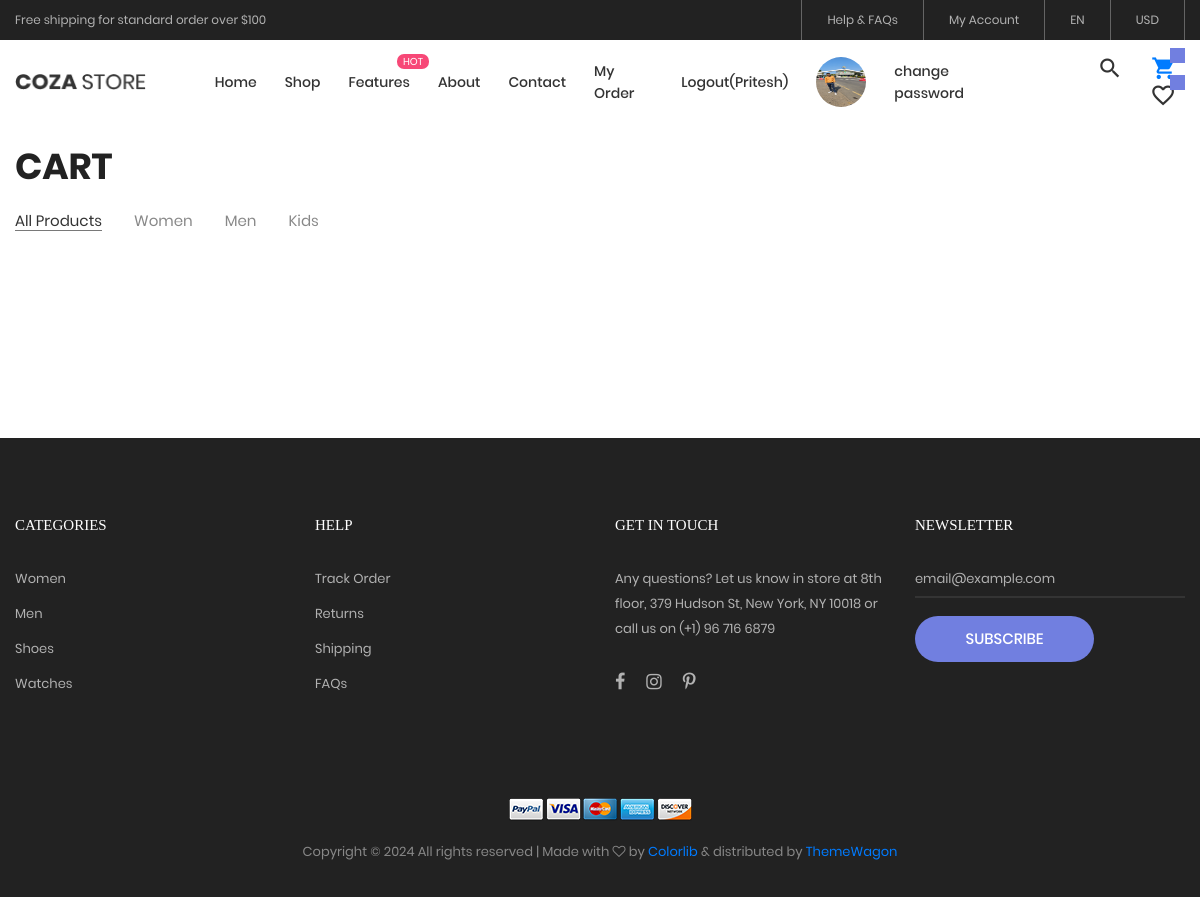
Page /myorder/ (signed in) on the earlier database version.
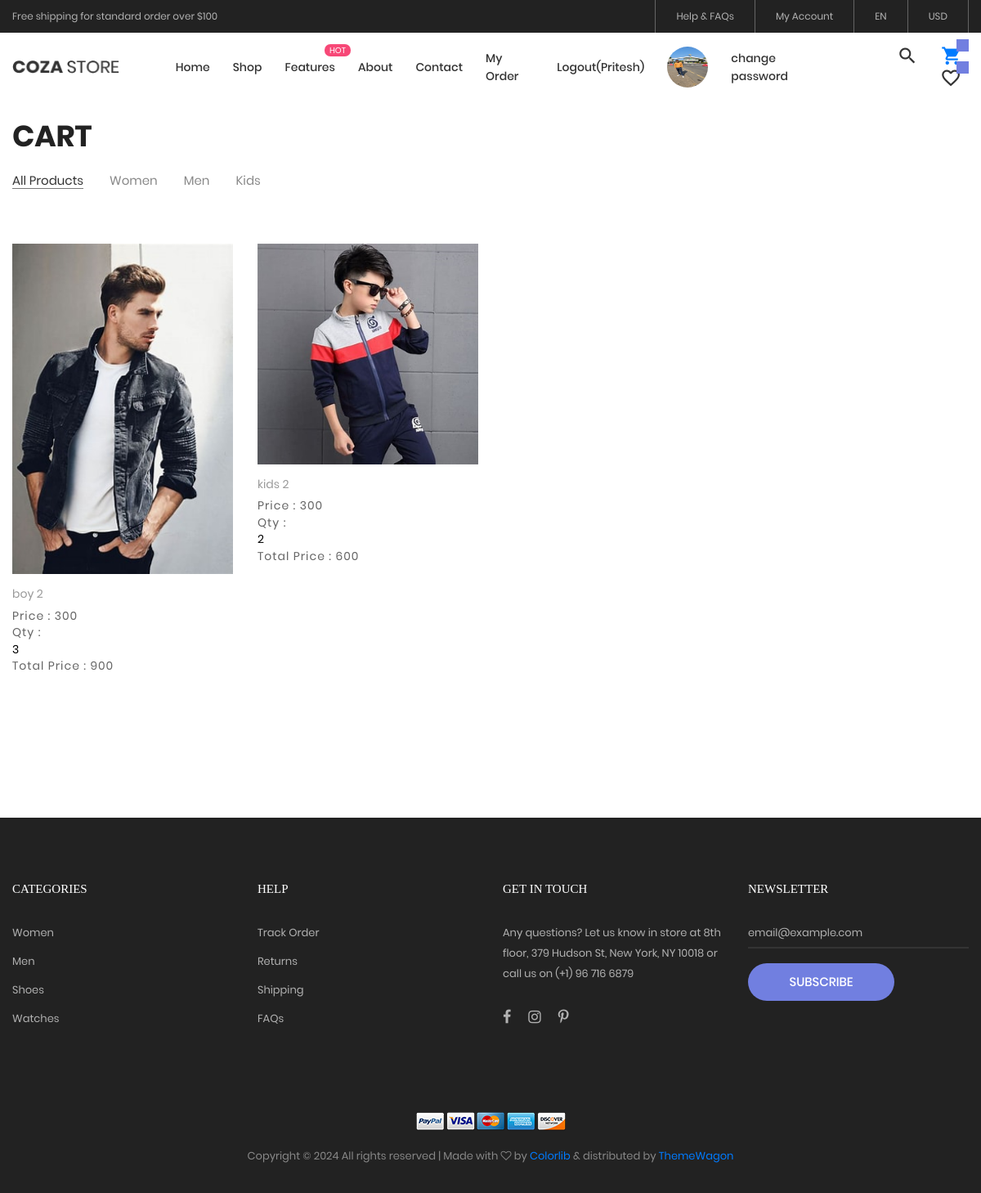
Same page on the later database version.
### myapp/models.py (models this page shows, shortened)
class User(models.Model):
    fname=models.CharField(max_length=100)
    lname=models.CharField(max_length=100)
    email=models.EmailField(unique=True)
    mobile=models.PositiveBigIntegerField()
    address=models.TextField()
    password=models.CharField(max_length=100)
    profile_picture=models.ImageField(upload_to='profile_picture/')
    usertype=models.CharField(max_length=100,default="buyer")

class Cart(models.Model):
    user=models.ForeignKey(User,on_delete=models.CASCADE)
    product=models.ForeignKey(Product,on_delete=models.CASCADE)
    date=models.DateTimeField(default=timezone.now)
    product_price=models.PositiveBigIntegerField()
    product_qty=models.PositiveBigIntegerField()
    total_price=models.PositiveBigIntegerField()
    payment_status=models.BooleanField(default=False)

class Product(models.Model):
    category=(
        ('men','men'),
        ('women','women'),
        ('kids','kids')
        )
    seller=models.ForeignKey(User,on_delete=models.CASCADE)
    product_category=models.CharField(max_length=100,choices=category)
    product_name=models.CharField(max_length=100)
    product_price=models.PositiveBigIntegerField()
    product_desc=models.TextField()
    product_image=models.ImageField(upload_to='product_image/')

### myapp/views.py (the view)
# urls.py: path('myorder/',views.myorder,name='myorder'),
def myorder(request):
    user=User.objects.get(email=request.session['email'])
    carts=Cart.objects.filter(user=user,payment_status=True)
    return render(request,'myorder.html',{'carts':carts})

### myapp/templates/myorder.html (shortened to what this page needs)
{% extends 'header.html' %}
{% load static %}
{% block content %}
<!DOCTYPE html>
<html lang="en">
<head>
</head>
<body class="animsition">
	<section class="bg0 p-t-23 p-b-140">
		<div class="container">
			<div class="p-b-10">
				<h3 class="ltext-103 cl5">
					Cart
				</h3>
			</div>
			<div class="flex-w flex-sb-m p-b-52">
				<div class="flex-w flex-l-m filter-tope-group m-tb-10">
					<button class="stext-106 cl6 hov1 bor3 trans-04 m-r-32 m-tb-5 how-active1" data-filter="*">
						All Products
					</button>
					<button class="stext-106 cl6 hov1 bor3 trans-04 m-r-32 m-tb-5" data-filter=".women">
						Women
					</button>
					<button class="stext-106 cl6 hov1 bor3 trans-04 m-r-32 m-tb-5" data-filter=".men">
						Men
					</button>
					<button class="stext-106 cl6 hov1 bor3 trans-04 m-r-32 m-tb-5" data-filter=".bag">
						Kids
					</button>
				</div>
			</div>
			<div class="row isotope-grid">
				{% for i in carts %}
				<div class="col-sm-6 col-md-4 col-lg-3 p-b-35 isotope-item women">
					<div class="block2">
						<div class="block2-pic hov-img0">
							<img src="{{i.product.product_image.url}}" alt="IMG-PRODUCT">
						</div>
						<div class="block2-txt flex-w flex-t p-t-14">
							<div class="block2-txt-child1 flex-col-l ">
								<a href="product-detail.html" class="stext-104 cl4 hov-cl1 trans-04 js-name-b2 p-b-6">
									{{i.product.product_name}}
								</a>
								<span class="stext-105 cl3">
									Price : {{i.product.product_price}}
								</span>
								<span class="stext-105 cl3">
									<form name="change_qty" method="post" action="{% url 'change-qty' pk=i.pk %}">
										Qty : <input type="number" name="product_qty" value="{{i.product_qty}}" min="1" max="10" readonly>
									</form>
								</span>
								<span class="stext-105 cl3">
									Total Price : {{i.total_price}}
								</span>
							</div>
						</div>
					</div>
				</div>
				{% endfor %}
			</div>
		</div>
	</section>
</body>
</html>
{% endblock %}

### myapp/templates/header.html (shortened to what this page needs)
{% load static %}
<!DOCTYPE html>
<html lang="en">
<head>
    <link rel="stylesheet" type="text/css" href="{% static 'vendor/bootstrap/css/bootstrap.min.css'%}">
    <link rel="stylesheet" type="text/css" href="{% static 'fonts/font-awesome-4.7.0/css/font-awesome.min.css'%}">
    <link rel="stylesheet" type="text/css" href="{% static 'fonts/iconic/css/material-design-iconic-font.min.css'%}">
    <link rel="stylesheet" type="text/css" href="{% static 'fonts/linearicons-v1.0.0/icon-font.min.css'%}">
    <link rel="stylesheet" type="text/css" href="{% static 'vendor/animate/animate.css'%}">
    <link rel="stylesheet" type="text/css" href="{% static 'vendor/css-hamburgers/hamburgers.min.css'%}">
    <link rel="stylesheet" type="text/css" href="{% static 'vendor/animsition/css/animsition.min.css'%}">
    <link rel="stylesheet" type="text/css" href="{% static 'vendor/select2/select2.min.css'%}">
    <link rel="stylesheet" type="text/css" href="{% static 'vendor/daterangepicker/daterangepicker.css'%}">
    <link rel="stylesheet" type="text/css" href="{% static 'vendor/slick/slick.css'%}">
    <link rel="stylesheet" type="text/css" href="{% static 'vendor/MagnificPopup/magnific-popup.css'%}">
    <link rel="stylesheet" type="text/css" href="{% static 'vendor/perfect-scrollbar/perfect-scrollbar.css'%}">
    <link rel="stylesheet" type="text/css" href="{% static 'css/util.css'%}">
    <link rel="stylesheet" type="text/css" href="{% static 'css/main.css'%}">
</head>
<body class="animsition">
    <header class="header-v4">
        <div class="container-menu-desktop">
            <div class="top-bar">
                <div class="content-topbar flex-sb-m h-full container">
                    <div class="left-top-bar">
                        Free shipping for standard order over $100
                    </div>
                    <div class="right-top-bar flex-w h-full">
                        <a href="#" class="flex-c-m trans-04 p-lr-25">
                            Help & FAQs
                        </a>
                        <a href="#" class="flex-c-m trans-04 p-lr-25">
                            My Account
                        </a>
                        <a href="#" class="flex-c-m trans-04 p-lr-25">
                            EN
                        </a>
                        <a href="#" class="flex-c-m trans-04 p-lr-25">
                            USD
                        </a>
                    </div>
                </div>
            </div>
            <div class="wrap-menu-desktop">
                <nav class="limiter-menu-desktop container">
                    <a href="/" class="logo">
                        <img src="{% static  'images/icons/logo-01.png' %}" alt="IMG-LOGO">
                    </a>
                    <div class="menu-desktop">
                        <ul class="main-menu">
                            <li>
                                <a href="/">Home</a>
                            </li>
                            <li>
                                <a href="{% url 'product'%}">Shop</a>
                            </li>
                            <li class="label1" data-label1="hot">
                                <a href="{% url 'shoping-cart'%}">Features</a>
                            </li>
                            <li>
                                <a href="{% url 'about'%}">About</a>
                            </li>
                            <li>
                                <a href="{% url 'contact'%}">Contact</a>
                            </li>
                            {% if request.session.email%}
                            <li>
                                    <a href="{% url 'myorder' %}">My Order</a>
                                </li>
                            <li>
                                <a href="{% url 'logout'%}">Logout({{request.session.fname}})</a>
                            </li>
                            <li><a href="{% url 'profile'%}"> <img
                                        style="width: 50px; height: 50px; border-radius: 50%;"
                                        src="{{request.session.profile_picture}}" alt=""></a>
                            </li>
                            <li>
                                <a href="{% url 'change-password'%}">change password</a>
                            </li>
                            {% endif %}
                        </ul>
                    </div>
                    <div class="wrap-icon-header flex-w flex-r-m">
                        <div class="icon-header-item cl2 hov-cl1 trans-04 p-l-22 p-r-11 js-show-modal-search">
                            <i class="zmdi zmdi-search"></i>
                        </div>
                        <div class="icon-header-item cl2 hov-cl1 trans-04 p-l-22 p-r-11 icon-header-noti js-show-cart"
                            data-notify="{{request.session.cart_count}}">
                            <a href="{% url 'cart'%}"><i class="zmdi zmdi-shopping-cart"></i></a>
                        </div>
                        <a href="{% url 'wishlist'%}"
                            class="dis-block icon-header-item cl2 hov-cl1 trans-04 p-l-22 p-r-11 icon-header-noti"
                            data-notify="{{request.session.wishlist_count}}">
                            <i class="zmdi zmdi-favorite-outline"></i>
                        </a>
                    </div>
                </nav>
            </div>
        </div>
    </header>
    {% block content %}
    {%endblock%}
    <footer class="bg3 p-t-75 p-b-32">
        <div class="container">
            <div class="row">
                <div class="col-sm-6 col-lg-3 p-b-50">
                    <h4 class="stext-301 cl0 p-b-30">
                        Categories
                    </h4>
                    <ul>
                        <li class="p-b-10">
                            <a href="#" class="stext-107 cl7 hov-cl1 trans-04">
                                Women
                            </a>
                        </li>
                        <li class="p-b-10">
                            <a href="#" class="stext-107 cl7 hov-cl1 trans-04">
                                Men
                            </a>
                        </li>
                        <li class="p-b-10">
                            <a href="#" class="stext-107 cl7 hov-cl1 trans-04">
                                Shoes
                            </a>
                        </li>
                        <li class="p-b-10">
                            <a href="#" class="stext-107 cl7 hov-cl1 trans-04">
                                Watches
                            </a>
                        </li>
                    </ul>
                </div>
                <div class="col-sm-6 col-lg-3 p-b-50">
                    <h4 class="stext-301 cl0 p-b-30">
                        Help
                    </h4>
                    <ul>
                        <li class="p-b-10">
                            <a href="#" class="stext-107 cl7 hov-cl1 trans-04">
                                Track Order
                            </a>
                        </li>
                        <li class="p-b-10">
                            <a href="#" class="stext-107 cl7 hov-cl1 trans-04">
                                Returns
                            </a>
                        </li>
                        <li class="p-b-10">
                            <a href="#" class="stext-107 cl7 hov-cl1 trans-04">
                                Shipping
                            </a>
                        </li>
                        <li class="p-b-10">
                            <a href="#" class="stext-107 cl7 hov-cl1 trans-04">
                                FAQs
                            </a>
                        </li>
                    </ul>
                </div>
                <div class="col-sm-6 col-lg-3 p-b-50">
                    <h4 class="stext-301 cl0 p-b-30">
                        GET IN TOUCH
                    </h4>
                    <p class="stext-107 cl7 size-201">
                        Any questions? Let us know in store at 8th floor, 379 Hudson St, New York, NY 10018 or call us
                        on (+1) 96 716 6879
                    </p>
                    <div class="p-t-27">
                        <a href="#" class="fs-18 cl7 hov-cl1 trans-04 m-r-16">
                            <i class="fa fa-facebook"></i>
                        </a>
                        <a href="#" class="fs-18 cl7 hov-cl1 trans-04 m-r-16">
                            <i class="fa fa-instagram"></i>
                        </a>
                        <a href="#" class="fs-18 cl7 hov-cl1 trans-04 m-r-16">
                            <i class="fa fa-pinterest-p"></i>
                        </a>
                    </div>
                </div>
                <div class="col-sm-6 col-lg-3 p-b-50">
                    <h4 class="stext-301 cl0 p-b-30">
                        Newsletter
                    </h4>
                    <form>
                        <div class="wrap-input1 w-full p-b-4">
                            <input class="input1 bg-none plh1 stext-107 cl7" type="text" name="email"
                                placeholder="email@example.com">
                        </div>
                        <div class="p-t-18">
                            <button class="flex-c-m stext-101 cl0 size-103 bg1 bor1 hov-btn2 p-lr-15 trans-04">
                                Subscribe
                            </button>
                        </div>
                    </form>
                </div>
            </div>
            <div class="p-t-40">
                <div class="flex-c-m flex-w p-b-18">
                    <a href="#" class="m-all-1">
                        <img src="{% static 'images/icons/icon-pay-01.png' %}" alt="ICON-PAY">
                    </a>
                    <a href="#" class="m-all-1">
                        <img src="{% static 'images/icons/icon-pay-02.png' %}" alt="ICON-PAY">
                    </a>
                    <a href="#" class="m-all-1">
                        <img src="{% static  'images/icons/icon-pay-03.png' %}" alt="ICON-PAY">
                    </a>
                    <a href="#" class="m-all-1">
                        <img src="{% static  'images/icons/icon-pay-04.png' %}" alt="ICON-PAY">
                    </a>
                    <a href="#" class="m-all-1">
                        <img src="{% static  'images/icons/icon-pay-05.png' %}" alt="ICON-PAY">
                    </a>
                </div>
                <p class="stext-107 cl6 txt-center">
                    Copyright &copy;
                    <script>document.write(new Date().getFullYear());</script> All rights reserved | Made with <i
                        class="fa fa-heart-o" aria-hidden="true"></i> by <a href="https://colorlib.com"
                        target="_blank">Colorlib</a> &amp; distributed by <a href="https://themewagon.com"
                        target="_blank">ThemeWagon</a>
                </p>
            </div>
        </div>
    </footer>
</body>
</html>

Differences in the rows shown:
added Cart: product.product_image (picture), product.product_name "boy 2", product.product_price "300", product_qty "3", total_price "900"
added Cart: product.product_image (picture), product.product_name "kids 2", product.product_price "300", product_qty "2", total_price "600"
